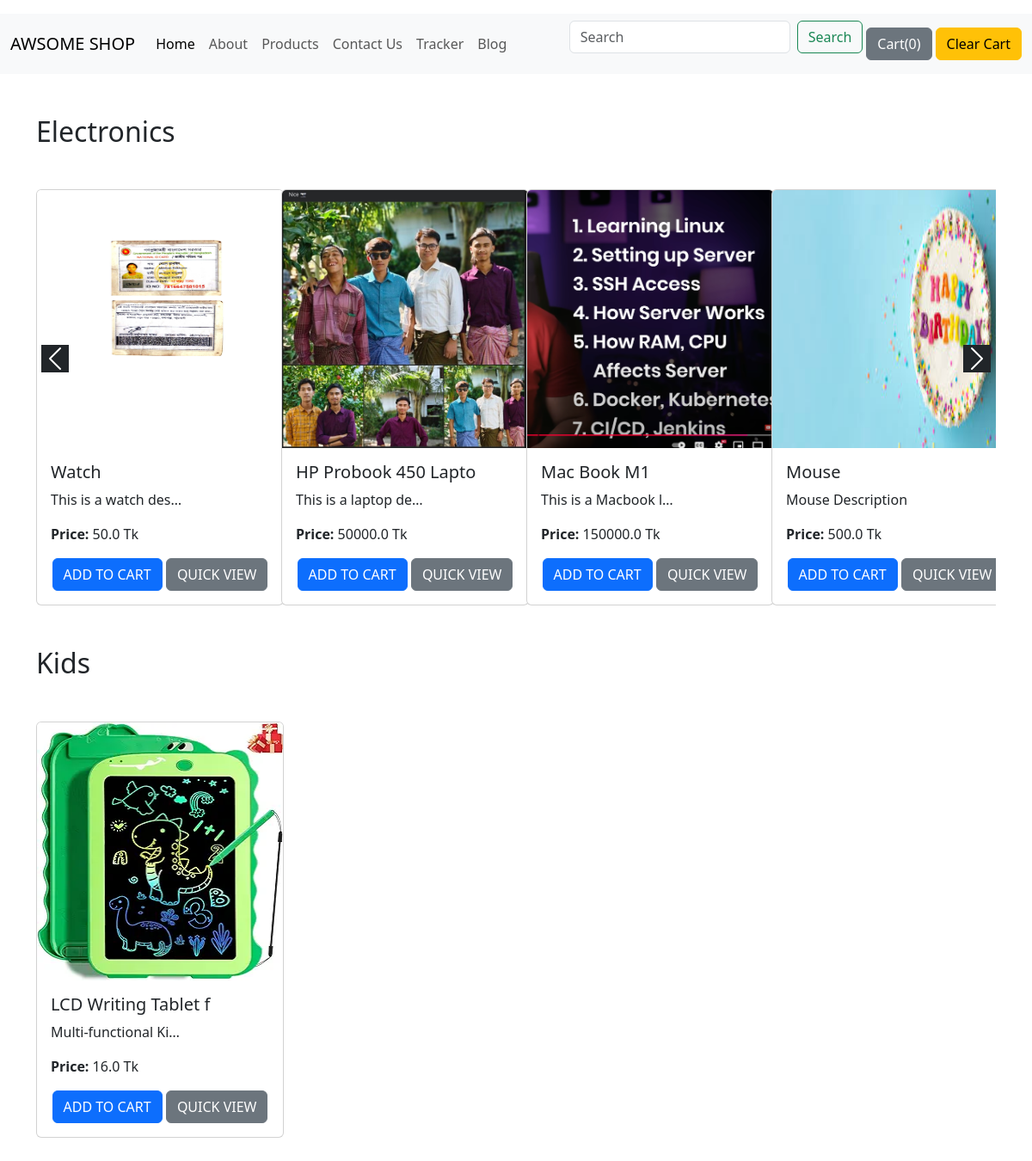
The app's page /shop/ with its own data.
### shop/models.py (models this page shows, shortened)
class Product(models.Model):
    product_id = models.AutoField
    product_name = models.CharField(max_length=50)
    category = models.CharField(max_length=50, default="")
    subcategory = models.CharField(max_length=50, default="")
    price = models.FloatField(default=0.0)
    desc = models.CharField(max_length=300)
    pub_date =  models.DateTimeField()
    image = models.ImageField(upload_to="shop/images",default="")

### shop/views.py (the view)
# urls.py: path('', views.index, name="blogHome"),
def index(request):
    allProducts = []
    catProds = Product.objects.values('category','id')
    cats = {item['category'] for item in catProds}
    for cat in cats:
        prod = Product.objects.filter(category = cat)
        n = len(prod)
        nSlides = n//4 + ceil((n/4) - (n//4))
        allProducts.append([prod, range(1, nSlides),nSlides])
    params = {'allProds': allProducts}
    return render(request, 'shop/index.html', params)

### shop/templates/shop/index.html (shortened to what this page needs)
<p></p>{% extends 'shop/basic.html' %}
{% block body %}
{% load static %}
{% for product, range , nSlides  in allProds %}
<h2>{{ product.0.category }}</h2>
<div id="carouselExampleIndicators{{ forloop.counter }}" class="carousel slide my-5">
    <div class="carousel-inner">
        <div class="carousel-item active">
            <div class="row">
                {% for i in product %}
                <div class="col-md-3">
                    <div class="card" style="width: 18rem;">
                        <img src="/media/{{ i.image }}" class="card-img-top" height="300" alt="...">
                        <div class="card-body">
                            <h5 class="card-title" id="namepr{{ i.id }}">{{ i.product_name|slice:"20" }}</h5>
                            <p class="card-text">{{ i.desc|truncatechars:20 }}</p>
                            <p class="card-text"><strong>Price:</strong> <span id="pricepr{{ i.id }}">{{ i.price }}</span> Tk</p>
                            <div class="text-center" >
                                <span id="divpr{{i.id}}" class="divpr">
                                    <button id="pr{{ i.id }}" class="btn btn-primary add_to_cart">ADD TO CART</button>
                                </span>
                                <a href="/shop/product-view/{{i.id}}" class="btn btn-secondary add_to_cart">QUICK VIEW</a>
                            </div>
                        </div>
                    </div>
                </div>
                {% if forloop.counter|divisibleby:4 and not forloop.last %}
                    </div></div> <div class="carousel-item"><div class="row">
                {% endif %}
                {%endfor%}
            </div>
        </div>
        <div class="carousel-prev-next position-relative">
            <button class="carousel-prev position-absolute start-0 bg-transparent border-0" style="top: 180px" type="button" data-bs-target="#carouselExampleIndicators{{ forloop.counter }}"
                data-bs-slide="prev">
            <span class="carousel-control-prev-icon bg-dark" aria-hidden="true"></span>
        </button>
        <button class="carousel-next position-absolute end-0 bg-transparent border-0" style="top: 180px" type="button" data-bs-target="#carouselExampleIndicators{{ forloop.counter }}"
                data-bs-slide="next">
            <span class="carousel-control-next-icon bg-dark" aria-hidden="true"></span>
        </button>
        </div>
    </div>
</div>
{% endfor %}
{% endblock %}

### records on screen
Product: category "Electronics", image (picture), product_name "Watch", desc "This is a watch des…", price "50.0"
Product: image (picture), product_name "HP Probook 450 Lapto", desc "This is a laptop de…", price "50000.0"
Product: image (picture), product_name "Mac Book M1", desc "This is a Macbook l…", price "150000.0"
Product: image (picture), product_name "Mouse", desc "Mouse Description", price "500.0"
Product: category "Kids", image (picture), product_name "LCD Writing Tablet f", desc "Multi-functional Ki…", price "16.0"
